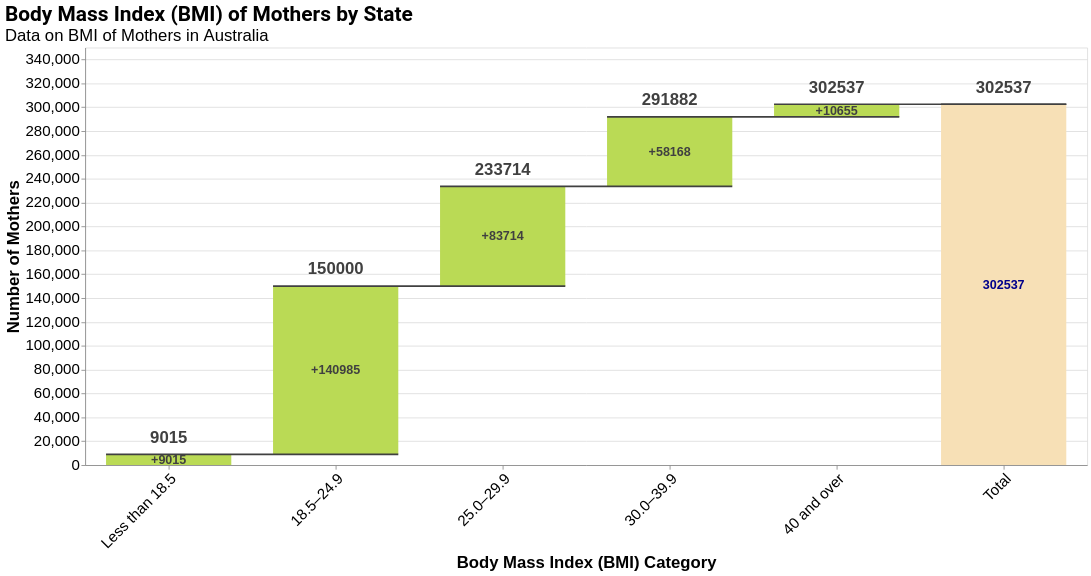

Write the Vega-Lite specification saved for this chart.
### Vega-Lite specification from a JSON file in a GitHub repository (floating-point values rounded to 4 significant figures)
{"$schema": "https://vega.github.io/schema/vega-lite/v5.json", "width": 1200, "height": 500, "title": {"text": "Body Mass Index (BMI) of Mothers by State", "subtitle": "Data on BMI of Mothers in Australia", "fontSize": 25, "subtitleFontSize": 20, "font": "Roboto", "anchor": "start", "color": "black"}, "background": null, "params": [{"name": "state", "value": "Australia", "bind": {"input": "select", "options": ["Australia", "NSW", "Vic", "Qld", "WA", "SA", "Tas", "ACT", "NT"], "labels": ["Australia", "NSW", "Victoria", "Queensland", "Western Australia", "South Australia", "Tasmania", "Australian Capital Territory", "Northern Territory"], "name": "Select State"}}], "data": {"values": [{"label": "Less than 18.5", "NSW": 3379, "Vic": 1646, "Qld": 2506, "WA": 749, "SA": 353, "Tas": 140, "ACT": 113, "NT": 129, "Australia": 9015}, {"label": "18.5–24.9", "NSW": 48073, "Vic": 35530, "Qld": 28608, "WA": 14390, "SA": 7940, "Tas": 2467, "ACT": 2560, "NT": 1417, "Australia": 140985}, {"label": "25.0–29.9", "NSW": 24729, "Vic": 22800, "Qld": 15987, "WA": 10258, "SA": 5665, "Tas": 1615, "ACT": 1652, "NT": 1008, "Australia": 83714}, {"label": "30.0–39.9", "NSW": 16080, "Vic": 15064, "Qld": 12369, "WA": 7247, "SA": 4256, "Tas": 1267, "ACT": 1131, "NT": 754, "Australia": 58168}, {"label": "40 and over", "NSW": 2845, "Vic": 2737, "Qld": 2464, "WA": 1024, "SA": 892, "Tas": 311, "ACT": 277, "NT": 105, "Australia": 10655}, {"label": "Total", "NSW": 0, "Vic": 0, "Qld": 0, "WA": 0, "SA": 0, "Tas": 0, "ACT": 0, "NT": 0, "Australia": 0}]}, "transform": [{"calculate": "datum[state]", "as": "amount"}, {"window": [{"op": "sum", "field": "amount", "as": "cumulative_sum"}]}, {"window": [{"op": "max", "field": "cumulative_sum", "as": "total_sum"}]}, {"calculate": "datum.label === 'Total' ? 0 : datum.cumulative_sum - datum.amount", "as": "previous_sum"}, {"calculate": "datum.label === 'Total' ? datum.total_sum : datum.cumulative_sum", "as": "sum"}, {"calculate": "datum.label === 'Total' ? datum.total_sum : datum.amount", "as": "amount"}, {"calculate": "datum.label !== 'Total' && datum.amount > 0 ? '+' + datum.amount : datum.amount", "as": "text_amount"}, {"calculate": "(datum.sum + datum.previous_sum) / 2", "as": "center"}, {"calculate": "state == 'NSW' ? '#E69F00' : state == 'Vic' ? '#56B4E9' : state == 'Qld' ? '#009E73' : state == 'WA' ? '#F0E442' : state == 'SA' ? '#0072B2' : state == 'Tas' ? '#D55E00' : state == 'ACT' ? '#CC79A7' : state == 'NT' ? '#999999' : '#bada55'", "as": "state_color"}, {"window": [{"op": "lead", "field": "label", "as": "lead"}]}, {"calculate": "datum.lead === null ? datum.label : datum.lead", "as": "lead"}, {"calculate": "datum.previous_sum > 0 ? (datum.cumulative_sum - datum.previous_sum) / datum.previous_sum * 100 : 0", "as": "percentage_increase"}], "encoding": {"x": {"field": "label", "type": "ordinal", "axis": {"labelAngle": -45, "title": "Body Mass Index (BMI) Category", "labelFontSize": 18, "titleFontSize": 20}, "sort": ["Less than 18.5", "18.5–24.9", "25.0–29.9", "30.0–39.9", "40 and over", "Total"]}}, "layer": [{"mark": {"type": "bar", "size": 150}, "encoding": {"y": {"field": "previous_sum", "type": "quantitative", "title": "Number of Mothers", "axis": {"labelFontSize": 18, "titleFontSize": 20}}, "y2": {"field": "sum"}, "color": {"condition": [{"test": "datum.label === 'Total'", "value": "#f7e0b6"}], "value": {"expr": "datum.state_color"}}, "tooltip": [{"field": "label", "type": "nominal", "title": "BMI Category"}, {"field": "amount", "type": "quantitative", "title": "Number of People"}, {"field": "sum", "type": "quantitative", "title": "Cumulative Sum"}, {"field": "percentage_increase", "type": "quantitative", "title": "Percentage Increase (%)", "format": ".2f"}]}}, {"mark": {"type": "rule", "color": "#404040", "opacity": 1, "strokeWidth": 2, "xOffset": -75, "x2Offset": 75}, "encoding": {"x": {"field": "label"}, "x2": {"field": "lead"}, "y": {"field": "sum", "type": "quantitative"}, "tooltip": [{"field": "label", "type": "nominal", "title": "BMI Category"}, {"field": "amount", "type": "quantitative", "title": "Number of People"}, {"field": "sum", "type": "quantitative", "title": "Cumulative Sum"}, {"field": "percentage_increase", "type": "quantitative", "title": "Percentage Increase (%)", "format": ".2f"}]}}, {"mark": {"type": "text", "dy": {"expr": "datum.amount >= 0 ? -10 : 15"}, "baseline": {"expr": "datum.amount >= 0 ? 'bottom' : 'top'"}, "fontWeight": "bold", "color": "#404040", "fontSize": 20}, "encoding": {"x": {"field": "label"}, "y": {"field": "sum", "type": "quantitative"}, "text": {"field": "sum", "type": "quantitative"}, "tooltip": [{"field": "label", "type": "nominal", "title": "BMI Category"}, {"field": "amount", "type": "quantitative", "title": "Number of People"}, {"field": "sum", "type": "quantitative", "title": "Cumulative Sum"}, {"field": "percentage_increase", "type": "quantitative", "title": "Percentage Increase (%)", "format": ".2f"}]}}, {"mark": {"type": "text", "fontWeight": "bold", "baseline": "middle", "fontSize": 15}, "encoding": {"x": {"field": "label"}, "y": {"field": "center", "type": "quantitative"}, "text": {"field": "text_amount", "type": "nominal"}, "color": {"condition": [{"test": "datum.label === 'Total'", "value": "#00008B"}], "value": "f7e0b6"}, "tooltip": [{"field": "label", "type": "nominal", "title": "BMI Category"}, {"field": "amount", "type": "quantitative", "title": "Number of People"}, {"field": "sum", "type": "quantitative", "title": "Cumulative Sum"}, {"field": "percentage_increase", "type": "quantitative", "title": "Percentage Increase (%)", "format": ".2f"}]}}], "config": {"axis": {"labelFontSize": 18, "titleFontSize": 20}, "title": {"fontSize": 20, "fontWeight": "bold", "anchor": "start", "color": "#404040"}, "text": {"fontWeight": "bold", "color": "#404040"}}}
